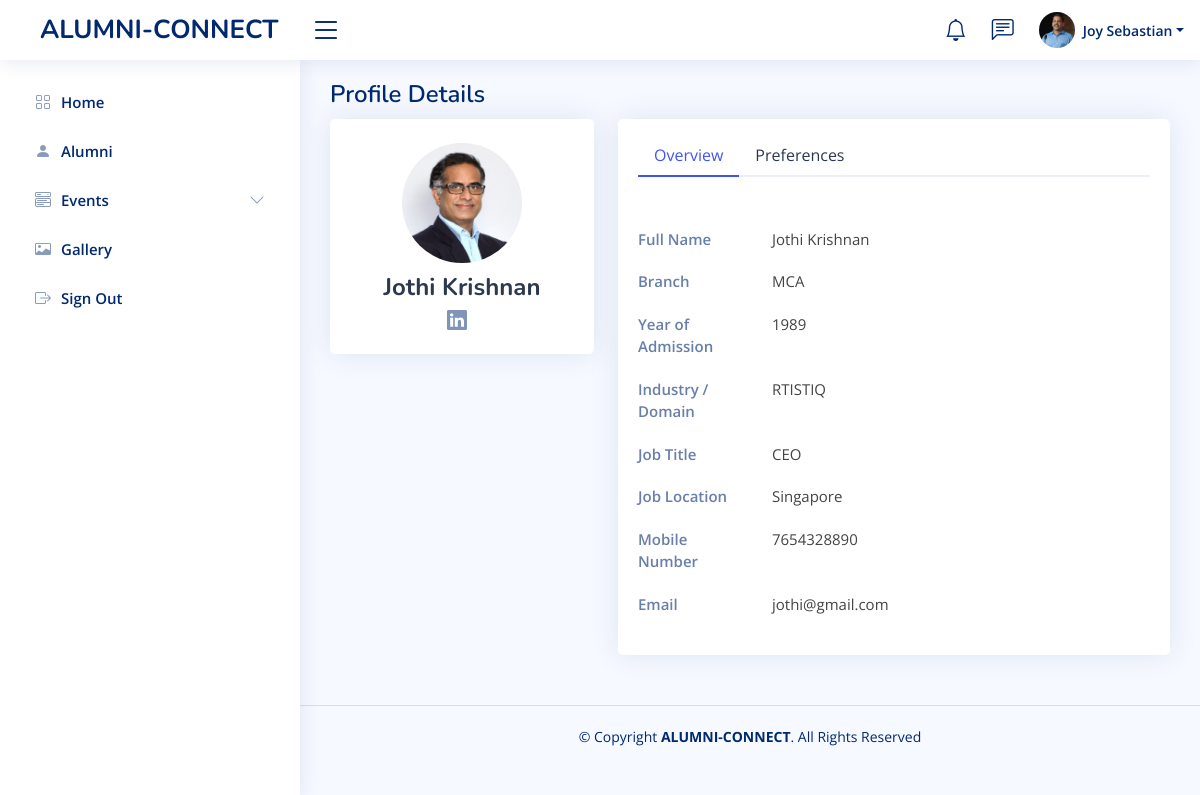
Page /alumnis/viewAlumniPro/jothi@gmail.com (signed in) on the committed database.
### alumnis/models.py (models this page shows)
class AlumniProPic(models.Model):
  proPic = models.ImageField(upload_to='alumniProPic/')
  email = models.CharField(max_length=255,primary_key=True, default="")

class Alumnis(models.Model):
  fname = models.CharField(max_length=255,default="")
  lname = models.CharField(max_length=255,default="")
  email = models.CharField(max_length=255,primary_key=True)
  branch = models.CharField(max_length=255,default="")
  yoa = models.IntegerField(default=0)
  mobile = models.IntegerField(default=0)
  password = models.CharField(max_length=255)
  otp = models.IntegerField(default=0)
  verified = models.IntegerField(default=0)
  profile = models.IntegerField(default=0)

class AlumniProfile(models.Model):
  email = models.CharField(max_length=255,primary_key=True)
  specialization = models.CharField(max_length=255,default="")
  linkedID = models.CharField(max_length=255,default="")
  industry = models.CharField(max_length=255,default="")
  position = models.CharField(max_length=255,default="")
  location = models.CharField(max_length=255,default="")
  gf = models.IntegerField(default=0)
  cs = models.IntegerField(default=0)
  fi = models.IntegerField(default=0)
  research = models.IntegerField(default=0)
  fdp = models.IntegerField(default=0)
  mdp = models.IntegerField(default=0)
  iv = models.IntegerField(default=0)
  buddySys = models.IntegerField(default=0)
  consulting = models.IntegerField(default=0)
  sip = models.IntegerField(default=0)
  placements = models.IntegerField(default=0)
  ic = models.IntegerField(default=0)
  lps = models.IntegerField(default=0)
  csr = models.IntegerField(default=0)
  ssp = models.IntegerField(default=0)
  se = models.IntegerField(default=0)

### alumnis/views.py (the view)
# urls.py: path('viewAlumniPro/<str:email>', views.viewAlumniPro, name="viewAlumniPro"),
def viewAlumniPro(request,email):
  if 'email' in request.session:
    a=request.session.get('email')
    pic = AlumniProPic.objects.filter(email=a).values()
    user = Alumnis.objects.filter(email=a).values()
    alumniDetails = AlumniProfile.objects.filter(email=a).values()
    alpic = AlumniProPic.objects.filter(email=email).values()
    al = Alumnis.objects.filter(email=email).values()
    alumniProDetails = AlumniProfile.objects.filter(email=email).values()
    template = loader.get_template('viewAlumniPro.html')
    context = {
    'myalumnis': user,'details':alumniDetails,'pic' : pic, 'alpic': alpic,'al':al,'aldetails':alumniProDetails,
  }
    return HttpResponse(template.render(context, request))
  else:
    return redirect('index')

### alumnis/templates/viewAlumniPro.html (shortened to what this page needs)
<!DOCTYPE html>
<html lang="en">
<head>
    {% load static %}
  <link href="{% static 'assets2/vendor/bootstrap/css/bootstrap.min.css' %}" rel="stylesheet">
  <link href="{% static 'assets2/vendor/bootstrap-icons/bootstrap-icons.css' %}" rel="stylesheet">
  <link href="{% static 'assets2/vendor/boxicons/css/boxicons.min.css' %}" rel="stylesheet">
  <link href="{% static 'assets2/vendor/quill/quill.snow.css' %}" rel="stylesheet">
  <link href="{% static 'assets2/vendor/quill/quill.bubble.css' %}" rel="stylesheet">
  <link href="{% static 'assets2/vendor/remixicon/remixicon.css' %}" rel="stylesheet">
  <link href="{% static 'assets2/vendor/simple-datatables/style.css' %}" rel="stylesheet">
  <link href="{% static 'assets2/css/style.css' %}" rel="stylesheet">
</head>
<body>
  {% include 'alumniHeader.html' %}
  {% include 'alumniSidebar.html' %}
  <main id="main" class="main">
    <div class="pagetitle">
      <h1>Profile Details</h1>
    </div>
    <section class="section profile">
      <div class="row">
        <div class="col-xl-4">
          <div class="card">
            <div class="card-body profile-card pt-4 d-flex flex-column align-items-center">
              {% if alpic.0.proPic %}
                <img src="{% static 'media/' %}{{ alpic.0.proPic }}"  alt="Profile" class="rounded-circle">
              {% else %}
                <img src="{% static 'assets2/img/profile-img.jpg' %}" alt="Profile" class="rounded-circle">
              {% endif %}
              <h2>{{ al.0.fname }} {{ al.0.lname }}</h2>
              <div class="social-links mt-2">
                <a href="{{ aldetails.0.linkedID }}" target="_blank" class="linkedin"><i class="bi bi-linkedin"></i></a>
              </div>
            </div>
          </div>
        </div>
        <div class="col-xl-8">
          <div class="card">
            <div class="card-body pt-3">
              <ul class="nav nav-tabs nav-tabs-bordered">
                <li class="nav-item">
                  <button class="nav-link active" data-bs-toggle="tab" data-bs-target="#profile-overview">Overview</button>
                </li>
                <li class="nav-item">
                  <button class="nav-link" data-bs-toggle="tab" data-bs-target="#profile-settings">Preferences</button>
                </li>
              </ul>
              <div class="tab-content pt-2">
                <div class="tab-pane fade show active profile-overview" id="profile-overview">
                  <h5 class="card-title"></h5>
                  <div class="row">
                    <div class="col-lg-3 col-md-4 label ">Full Name</div>
                    <div class="col-lg-9 col-md-8">{{ al.0.fname }} {{ al.0.lname }}</div>
                  </div>
                  <div class="row">
                    <div class="col-lg-3 col-md-4 label ">Branch</div>
                    <div class="col-lg-9 col-md-8">{{ al.0.branch }}</div>
                  </div>
                  <div class="row">
                    <div class="col-lg-3 col-md-4 label ">Year of Admission</div>
                    <div class="col-lg-9 col-md-8">{{ al.0.yoa }}</div>
                  </div>
                  <div class="row">
                    <div class="col-lg-3 col-md-4 label">Industry / Domain</div>
                    <div class="col-lg-9 col-md-8">{{ aldetails.0.industry }}</div>
                  </div>
                  <div class="row">
                    <div class="col-lg-3 col-md-4 label">Job Title</div>
                    <div class="col-lg-9 col-md-8">{{ aldetails.0.position }}</div>
                  </div>
                  <div class="row">
                    <div class="col-lg-3 col-md-4 label">Job Location</div>
                    <div class="col-lg-9 col-md-8">{{ aldetails.0.location }}</div>
                  </div>
                  <div class="row">
                    <div class="col-lg-3 col-md-4 label">Mobile Number</div>
                    <div class="col-lg-9 col-md-8">{{ al.0.mobile }}</div>
                  </div>
                  <div class="row">
                    <div class="col-lg-3 col-md-4 label">Email</div>
                    <div class="col-lg-9 col-md-8">{{ al.0.email }}</div>
                  </div>
                </div>
              </div>
            </div>
          </div>
        </div>
      </div>
    </section>
</main>
  <footer id="footer" class="footer">
    <div class="copyright">
      &copy; Copyright <strong><span>ALUMNI-CONNECT</span></strong>. All Rights Reserved
    </div>
  </footer>
</body>
</html>

### alumnis/templates/alumniHeader.html (shortened to what this page needs)
{% load static %}
<header id="header" class="header fixed-top d-flex align-items-center">
    <div class="d-flex align-items-center justify-content-between">
      <a href="../" class="logo d-flex align-items-center">
        <span class="d-none d-lg-block" style="margin-left:20px;">ALUMNI-CONNECT</span>
      </a>
      <i class="bi bi-list toggle-sidebar-btn"></i>
    </div>
    <nav class="header-nav ms-auto">
      <ul class="d-flex align-items-center">
        <li class="nav-item dropdown">
          <a class="nav-link nav-icon" href="#" data-bs-toggle="dropdown">
            <i class="bi bi-bell"></i>
          </a>
        </li>
        <li class="nav-item dropdown">
          <a class="nav-link nav-icon" href="#" data-bs-toggle="dropdown">
            <i class="bi bi-chat-left-text"></i>
          </a>
        </li>
        <li class="nav-item dropdown pe-3">
          <a class="nav-link nav-profile d-flex align-items-center pe-0" href="#" data-bs-toggle="dropdown">
            {% if pic.0.proPic %}
              <img src="{% static 'media/' %}{{ pic.0.proPic }}"  alt="Profile" class="rounded-circle">
            {% else %}
              <img src="{% static 'assets2/img/profile-img.jpg' %}" alt="Profile" class="rounded-circle">
            {% endif %}
            <span class="d-none d-md-block dropdown-toggle ps-2">{{ myalumnis.0.fname }} {{ myalumnis.0.lname }}</span>
          </a>
        </li>
      </ul>
    </nav>
  </header>

### alumnis/static/assets2/css/style.css (style rules this page uses)
:root { scroll-behavior: smooth; }
body { font-family: "Open Sans", sans-serif; background: #f6f9ff; color: #444444; }
a { color: #4154f1; text-decoration: none; }
h1, h2, h3, h4, h5, h6 { font-family: "Nunito", sans-serif; }
#main { margin-top: 60px; padding: 20px 30px; transition: all 0.3s; }
.pagetitle { margin-bottom: 10px; }
.pagetitle h1 { font-size: 24px; margin-bottom: 0; font-weight: 600; color: #012970; }
.card { margin-bottom: 30px; border: none; border-radius: 5px; box-shadow: 0px 0 30px rgba(1, 41, 112, 0.1); }
.card-title { padding: 20px 0 15px 0; font-size: 18px; font-weight: 500; color: #012970; font-family: "Poppins", sans-serif; }
.card-body { padding: 0 20px 20px 20px; }
.nav-tabs-bordered { border-bottom: 2px solid #ebeef4; }
.nav-tabs-bordered .nav-link { margin-bottom: -2px; border: none; color: #2c384e; }
.nav-tabs-bordered .nav-link.active { background-color: #fff; color: #4154f1; border-bottom: 2px solid #4154f1; }
.logo { line-height: 1; }
@media (min-width: 1200px) { .logo { width: 280px; } }
.logo span { font-size: 26px; font-weight: 700; color: #012970; font-family: "Nunito", sans-serif; }
.header { transition: all 0.5s; z-index: 997; height: 60px; box-shadow: 0px 2px 20px rgba(1, 41, 112, 0.1); background-color: #fff; padding-left: 20px; }
.header .toggle-sidebar-btn { font-size: 32px; padding-left: 10px; cursor: pointer; color: #012970; }
.header-nav ul { list-style: none; }
.header-nav>ul { margin: 0; padding: 0; }
.header-nav .nav-icon { font-size: 22px; color: #012970; margin-right: 25px; position: relative; }
.header-nav .nav-profile { color: #012970; }
.header-nav .nav-profile img { max-height: 36px; }
.header-nav .nav-profile span { font-size: 14px; font-weight: 600; }
@media (min-width: 1200px) { #main, #footer { margin-left: 300px; } }
.profile .profile-card img { max-width: 120px; }
.profile .profile-card h2 { font-size: 24px; font-weight: 700; color: #2c384e; margin: 10px 0 0 0; }
.profile .profile-card .social-links a { font-size: 20px; display: inline-block; color: rgba(1, 41, 112, 0.5); line-height: 0; margin-right: 10px; transition: 0.3s; }
.profile .profile-overview .row { margin-bottom: 20px; font-size: 15px; }
.profile .profile-overview .card-title { color: #012970; }
.profile .profile-overview .label { font-weight: 600; color: rgba(1, 41, 112, 0.6); }
.footer { padding: 20px 0; font-size: 14px; transition: all 0.3s; border-top: 1px solid #cddfff; }
.footer .copyright { text-align: center; color: #012970; }

### rows in the picture
AlumniProPic: proPic (picture)
Alumnis: fname "Joy", lname "Sebastian"
AlumniProPic: proPic (picture)
Alumnis: fname "Jothi", lname "Krishnan", branch "MCA", email "jothi@gmail.com"
AlumniProfile: industry "RTISTIQ", position "CEO", location "Singapore"

### other values in the picture
{{ al.0.yoa }} "1989"
{{ al.0.mobile }} "7654328890"
